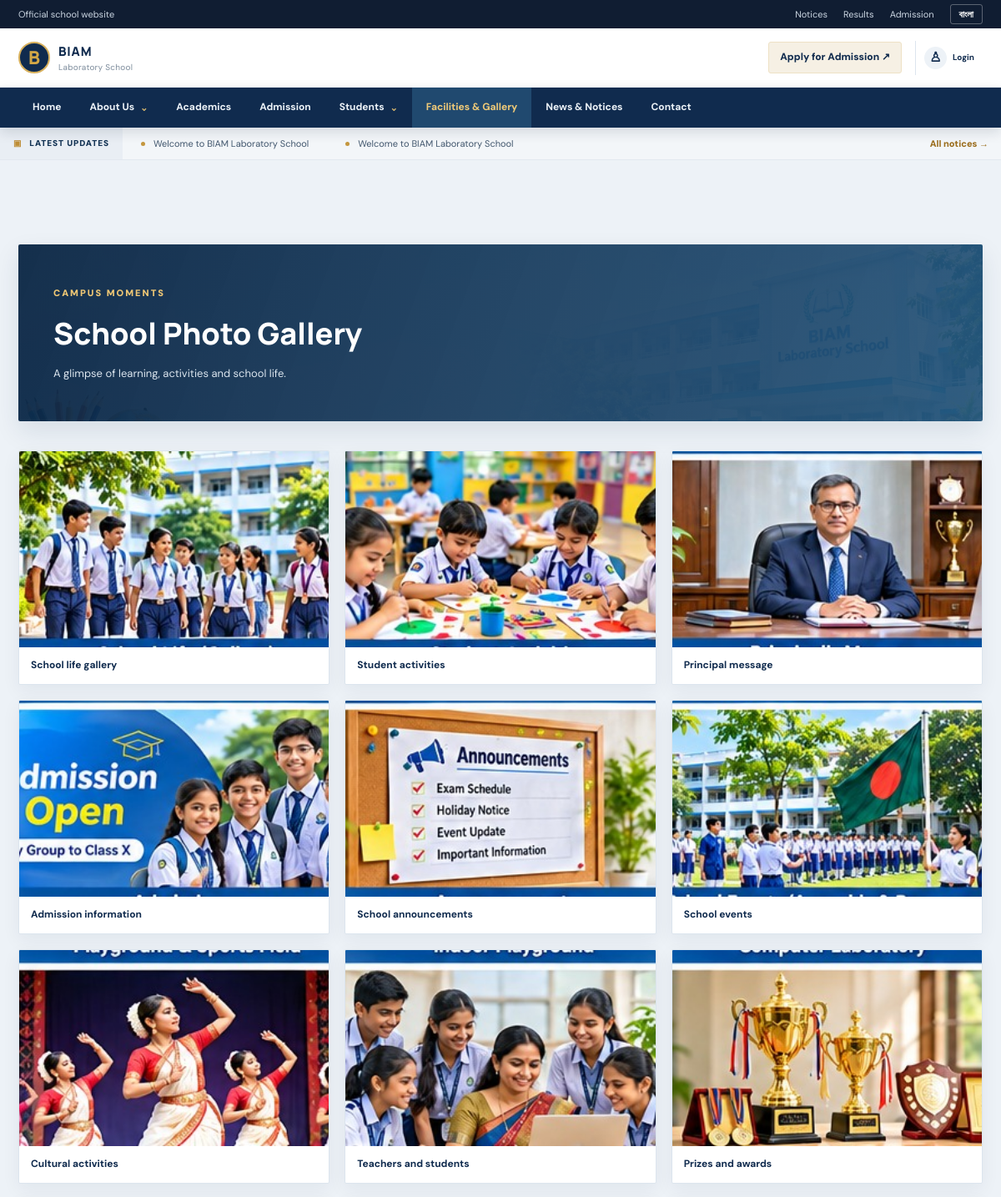
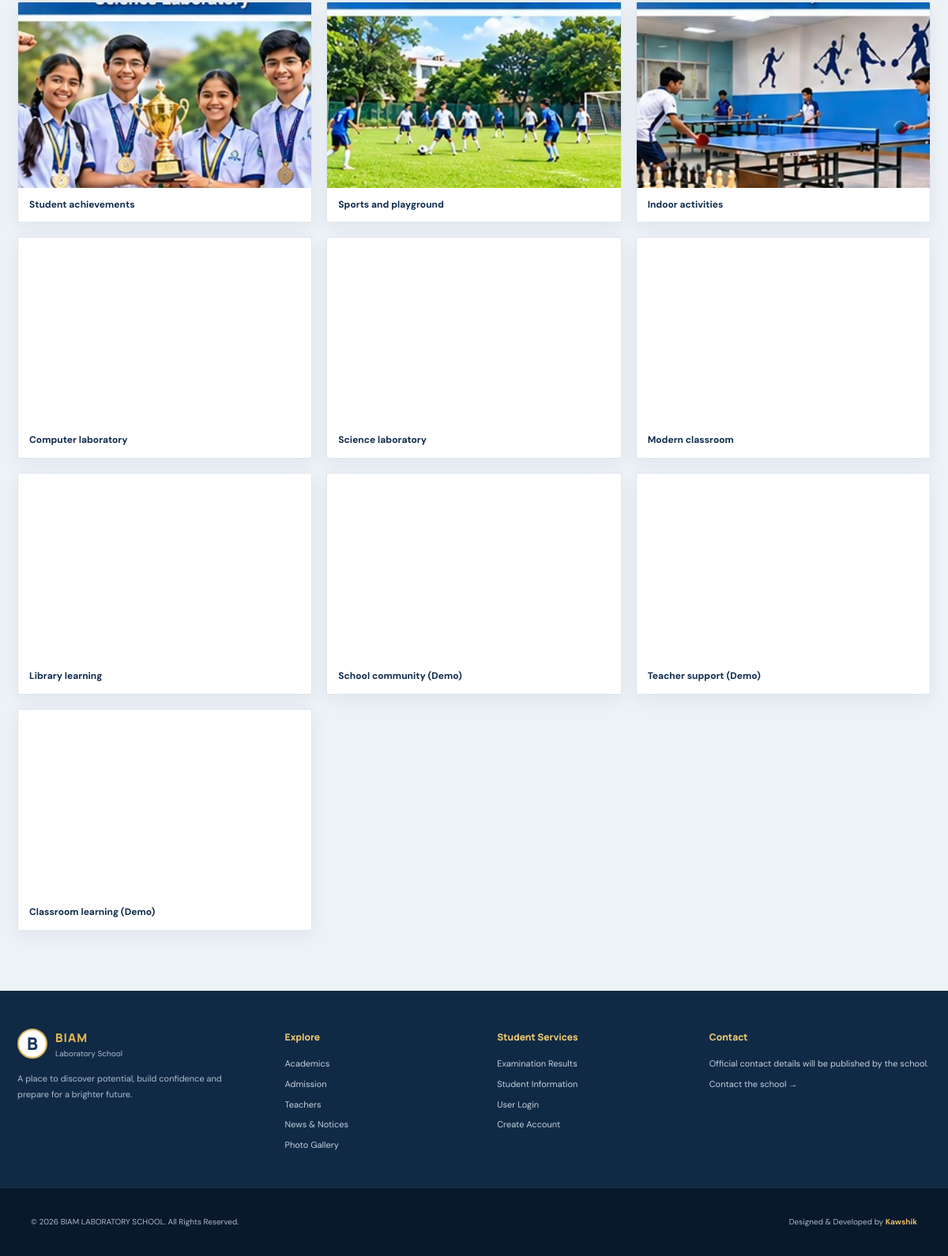
/gallery.php, run on the app's committed database (2 pictures, top to bottom).
### tables this page shows
CREATE TABLE IF NOT EXISTS notices (
  id INT AUTO_INCREMENT PRIMARY KEY,
  title_en VARCHAR(255) NOT NULL,
  title_bn VARCHAR(255) NOT NULL DEFAULT '',
  body_en TEXT,
  body_bn TEXT,
  publish_date DATE NOT NULL,
  is_published TINYINT(1) DEFAULT 1,
  created_at TIMESTAMP DEFAULT CURRENT_TIMESTAMP
);

CREATE TABLE IF NOT EXISTS gallery (
  id INT AUTO_INCREMENT PRIMARY KEY,
  title_en VARCHAR(220) NOT NULL,
  title_bn VARCHAR(220) NOT NULL DEFAULT '',
  image_path VARCHAR(255) NOT NULL,
  category VARCHAR(100) DEFAULT 'Campus',
  is_published TINYINT(1) NOT NULL DEFAULT 1,
  created_at TIMESTAMP DEFAULT CURRENT_TIMESTAMP
);

CREATE TABLE IF NOT EXISTS settings (
  setting_key VARCHAR(100) PRIMARY KEY,
  setting_value TEXT NOT NULL
);

### config.php (called while the page is built, shortened)
<?php
function db(): PDO
{
    static $pdo = null;
    if (!$pdo) $pdo = new PDO('mysql:host=' . DB_HOST . ';dbname=' . DB_NAME . ';charset=utf8mb4', DB_USER, DB_PASS, [PDO::ATTR_ERRMODE => PDO::ERRMODE_EXCEPTION, PDO::ATTR_DEFAULT_FETCH_MODE => PDO::FETCH_ASSOC, PDO::ATTR_EMULATE_PREPARES => false]);
    return $pdo;
}
function e($value): string
{
    return htmlspecialchars((string)$value, ENT_QUOTES, 'UTF-8');
}
function setting(string $key, string $fallback = ''): string
{
    try {
        $q = db()->prepare('SELECT setting_value FROM settings WHERE setting_key=?');
        $q->execute([$key]);
        $v = $q->fetchColumn();
        return $v !== false ? (string)$v : $fallback;
    } catch (Throwable $ex) {
        return $fallback;
    }
}

### gallery.php (the view, shortened to what this page needs)
<?php
require_once __DIR__ . '/config.php';
$page = max(1, (int)($_GET['page'] ?? 1));
$perPage = 24;
try {
  $q = db()->prepare('SELECT * FROM gallery WHERE is_published=1 ORDER BY id DESC LIMIT ? OFFSET ?');
  $q->bindValue(1, $perPage, PDO::PARAM_INT);
  $q->bindValue(2, ($page - 1) * $perPage, PDO::PARAM_INT);
  $q->execute();
  $rows = $q->fetchAll();
} catch (Throwable $e) {
  $total = 0;
  $rows = [];
}
include __DIR__ . '/includes/header.php';
?>
<main class="container section-pad">
  <div class="page-banner"><span data-en="CAMPUS MOMENTS" data-bn="ক্যাম্পাসের মুহূর্ত">CAMPUS MOMENTS</span>
    <h1 data-en="School Photo Gallery" data-bn="বিদ্যালয়ের ফটো গ্যালারি">School Photo Gallery</h1>
    <p data-en="A glimpse of learning, activities and school life." data-bn="শিক্ষা, কার্যক্রম ও বিদ্যালয় জীবনের কিছু মুহূর্ত।">A glimpse of learning, activities and school life.</p>
  </div>
  <div class="gallery-grid">
    <?php foreach ($rows as $r): ?><figure><img src="<?= e($r['image_path']) ?>" alt="<?= e($r['title_en']) ?>" loading="lazy" decoding="async">
        <figcaption data-en="<?= e($r['title_en']) ?>" data-bn="<?= e($r['title_bn'] ?: $r['title_en']) ?>"><?= e($r['title_en']) ?></figcaption>
      </figure><?php endforeach; ?>
  </div>
</main>
<?php include __DIR__ . '/includes/footer.php'; ?>

### includes/header.php (shortened to what this page needs)
<?php
require_once __DIR__ . '/../config.php';
$currentPage = basename($_SERVER['PHP_SELF'] ?? 'index.php');
$lang = (($_COOKIE['biam-language'] ?? 'en') === 'bn') ? 'bn' : 'en';
$phone = setting('phone', '');
$email = setting('email', '');
if (stripos($email, 'please update') !== false) $email = '';
if (stripos($phone, 'please update') !== false) $phone = '';
try {
  $tickerRows = db()->query("SELECT id,title_en,title_bn FROM notices WHERE is_published=1 ORDER BY publish_date DESC,id DESC LIMIT 6")->fetchAll();
} catch (Throwable $ex) {
  $tickerRows = [];
}
function nav_active(string $file, string $currentPage): string
{
  return $file === $currentPage ? ' is-active' : '';
}
?>
<!doctype html>
<html lang="<?= e($lang) ?>">
<head>
  <link rel="stylesheet" href="assets/css/style.css">
</head>
<body>
  <div class="utility-bar">
    <div class="container utility-inner">
      <div class="utility-contact">
        <?php if (!$email && !$phone): ?><span data-en="Official school website" data-bn="বিদ্যালয়ের অফিসিয়াল ওয়েবসাইট">Official school website</span><?php endif; ?>
      </div>
      <div class="utility-actions">
        <a href="notices.php" data-en="Notices" data-bn="নোটিশ">Notices</a>
        <a href="results.php" data-en="Results" data-bn="ফলাফল">Results</a>
        <a href="admission.php" data-en="Admission" data-bn="ভর্তি">Admission</a>
        <button id="languageToggle" class="language-toggle" type="button" aria-label="Change language">বাংলা</button>
      </div>
    </div>
  </div>
  <header class="compact-header">
    <div class="container compact-header-inner">
      <a href="index.php" class="brand-compact" aria-label="BIAM Laboratory School home">
        <span class="brand-symbol" aria-hidden="true">B</span>
        <span class="brand-wordmark"><strong data-en="BIAM" data-bn="বিয়াম">BIAM</strong><small data-en="Laboratory School" data-bn="ল্যাবরেটরি স্কুল">Laboratory School</small></span>
      </a>
      <div class="header-quick-actions">
        <a class="quick-admission" href="admission.php" data-en="Apply for Admission" data-bn="ভর্তির আবেদন">Apply for Admission <span aria-hidden="true">↗</span></a>
        <a class="header-login" href="portal/login.php" aria-label="Login" title="Login"><span aria-hidden="true">♙</span><small data-en="Login" data-bn="লগইন">Login</small></a>
      </div>
    </div>
  </header>
  <nav class="institution-nav" aria-label="Main navigation">
    <div class="container nav-shell">
      <ul id="primaryNav" class="primary-nav">
        <li><a class="nav-link<?= nav_active('index.php', $currentPage) ?>" href="index.php" data-en="Home" data-bn="হোম">Home</a></li>
        <li class="nav-dropdown">
          <details>
            <summary data-en="About Us" data-bn="আমাদের সম্পর্কে">About Us</summary>
          </details>
        </li>
        <li><a class="nav-link<?= nav_active('academics.php', $currentPage) ?>" href="academics.php" data-en="Academics" data-bn="একাডেমিক">Academics</a></li>
        <li><a class="nav-link<?= nav_active('admission.php', $currentPage) ?>" href="admission.php" data-en="Admission" data-bn="ভর্তি">Admission</a></li>
        <li class="nav-dropdown">
          <details>
            <summary data-en="Students" data-bn="শিক্ষার্থী">Students</summary>
          </details>
        </li>
        <li><a class="nav-link<?= nav_active('gallery.php', $currentPage) ?>" href="gallery.php" data-en="Facilities & Gallery" data-bn="সুযোগ-সুবিধা ও গ্যালারি">Facilities &amp; Gallery</a></li>
        <li><a class="nav-link<?= nav_active('notices.php', $currentPage) ?>" href="notices.php" data-en="News & Notices" data-bn="খবর ও নোটিশ">News &amp; Notices</a></li>
        <li><a class="nav-link<?= nav_active('contact.php', $currentPage) ?>" href="contact.php" data-en="Contact" data-bn="যোগাযোগ">Contact</a></li>
      </ul>
    </div>
  </nav>
  <div class="notice-ticker" aria-label="Latest school notices">
    <div class="ticker-label"><span aria-hidden="true">▣</span><span data-en="LATEST UPDATES" data-bn="সর্বশেষ আপডেট">LATEST UPDATES</span></div>
    <div class="ticker-window">
      <?php if ($tickerRows): ?>
        <div class="ticker-track">
          <?php foreach ([0, 1] as $copy): ?><div class="ticker-group" <?= $copy ? 'aria-hidden="true"' : '' ?>>
              <?php foreach ($tickerRows as $item): ?><span class="ticker-item"><i aria-hidden="true"></i><span data-en="<?= e($item['title_en']) ?>" data-bn="<?= e($item['title_bn'] ?: $item['title_en']) ?>"><?= e($item['title_en']) ?></span></span><?php endforeach; ?>
            </div><?php endforeach; ?>
        </div>
      <?php else: ?>
        <div class="ticker-static" data-en="School notices and important announcements will appear here." data-bn="বিদ্যালয়ের নোটিশ ও গুরুত্বপূর্ণ ঘোষণা এখানে প্রকাশিত হবে।">School notices and important announcements will appear here.</div>
      <?php endif; ?>
    </div>
    <a class="ticker-more" href="notices.php" data-en="All notices →" data-bn="সব নোটিশ →">All notices →</a>
  </div>

### includes/footer.php (shortened to what this page needs)
<?php
$footerAddress = setting('address', '');
$footerEmail = setting('email', '');
$footerPhone = setting('phone', '');
?>
<footer class="site-footer">
  <div class="footer-main">
    <div class="container footer-grid">
      <div class="footer-intro">
        <a href="index.php" class="footer-brand"><span class="brand-symbol">B</span><span><strong>BIAM</strong><small data-en="Laboratory School" data-bn="ল্যাবরেটরি স্কুল">Laboratory School</small></span></a>
        <p data-en="A place to discover potential, build confidence and prepare for a brighter future." data-bn="মেধা আবিষ্কার, আত্মবিশ্বাস গঠন এবং উজ্জ্বল ভবিষ্যতের প্রস্তুতির শিক্ষাঙ্গন।">A place to discover potential, build confidence and prepare for a brighter future.</p>
      </div>
      <div class="footer-column"><h3 data-en="Explore" data-bn="এক নজরে">Explore</h3><a href="academics.php" data-en="Academics" data-bn="একাডেমিক">Academics</a><a href="admission.php" data-en="Admission" data-bn="ভর্তি">Admission</a><a href="teachers.php" data-en="Teachers" data-bn="শিক্ষকমণ্ডলী">Teachers</a><a href="notices.php" data-en="News & Notices" data-bn="খবর ও নোটিশ">News &amp; Notices</a><a href="gallery.php" data-en="Photo Gallery" data-bn="ফটো গ্যালারি">Photo Gallery</a></div>
      <div class="footer-column"><h3 data-en="Student Services" data-bn="শিক্ষার্থী সেবা">Student Services</h3><a href="results.php" data-en="Examination Results" data-bn="পরীক্ষার ফলাফল">Examination Results</a><a href="students.php" data-en="Student Information" data-bn="শিক্ষার্থী তথ্য">Student Information</a><a href="portal/login.php" data-en="User Login" data-bn="ইউজার লগইন">User Login</a><a href="portal/register.php" data-en="Create Account" data-bn="অ্যাকাউন্ট তৈরি">Create Account</a></div>
      <div class="footer-column footer-contact"><h3 data-en="Contact" data-bn="যোগাযোগ">Contact</h3><?php if ($footerAddress): ?><p>⌖ <?= e($footerAddress) ?></p><?php endif; ?>
        <?php if (!$footerAddress && !$footerEmail && !$footerPhone): ?><p data-en="Official contact details will be published by the school." data-bn="বিদ্যালয় কর্তৃপক্ষের পক্ষ থেকে অফিসিয়াল যোগাযোগের তথ্য প্রকাশ করা হবে।">Official contact details will be published by the school.</p><?php endif; ?><a href="contact.php" data-en="Contact the school →" data-bn="বিদ্যালয়ে যোগাযোগ করুন →">Contact the school →</a></div>
    </div>
  </div>
  <div class="footer-bottom"><div class="container footer-bottom-inner"><p>© <?= date('Y') ?> <?= e(setting('school_name', 'BIAM Laboratory School')) ?>. <span data-en="All Rights Reserved." data-bn="সর্বস্বত্ব সংরক্ষিত।">All Rights Reserved.</span></p><p><span data-en="Designed & Developed by" data-bn="ওয়েবসাইট তৈরি করেছেন">Designed &amp; Developed by</span> <strong>Kawshik</strong></p></div></div>
</footer>
</body>
</html>

### data on the page
notices: title_en "Welcome to BIAM Laboratory School"
gallery: image_path (picture), title_en "School life gallery"
gallery: image_path (picture), title_en "Student activities"
gallery: image_path (picture), title_en "Principal message"
gallery: image_path (picture), title_en "Admission information"
gallery: image_path (picture), title_en "School announcements"
gallery: image_path (picture), title_en "School events"
gallery: image_path (picture), title_en "Cultural activities"
gallery: image_path (picture), title_en "Teachers and students"
gallery: image_path (picture), title_en "Prizes and awards"
gallery: image_path (picture), title_en "Student achievements"
gallery: image_path (picture), title_en "Sports and playground"
gallery: image_path (picture), title_en "Indoor activities"
gallery: image_path (picture), title_en "Computer laboratory"
gallery: image_path (picture), title_en "Science laboratory"
gallery: image_path (picture), title_en "Modern classroom"
gallery: image_path (picture), title_en "Library learning"
gallery: image_path (picture), title_en "School community (Demo)"
gallery: image_path (picture), title_en "Teacher support (Demo)"
gallery: image_path (picture), title_en "Classroom learning (Demo)"
settings: setting_value "BIAM LABORATORY SCHOOL"
